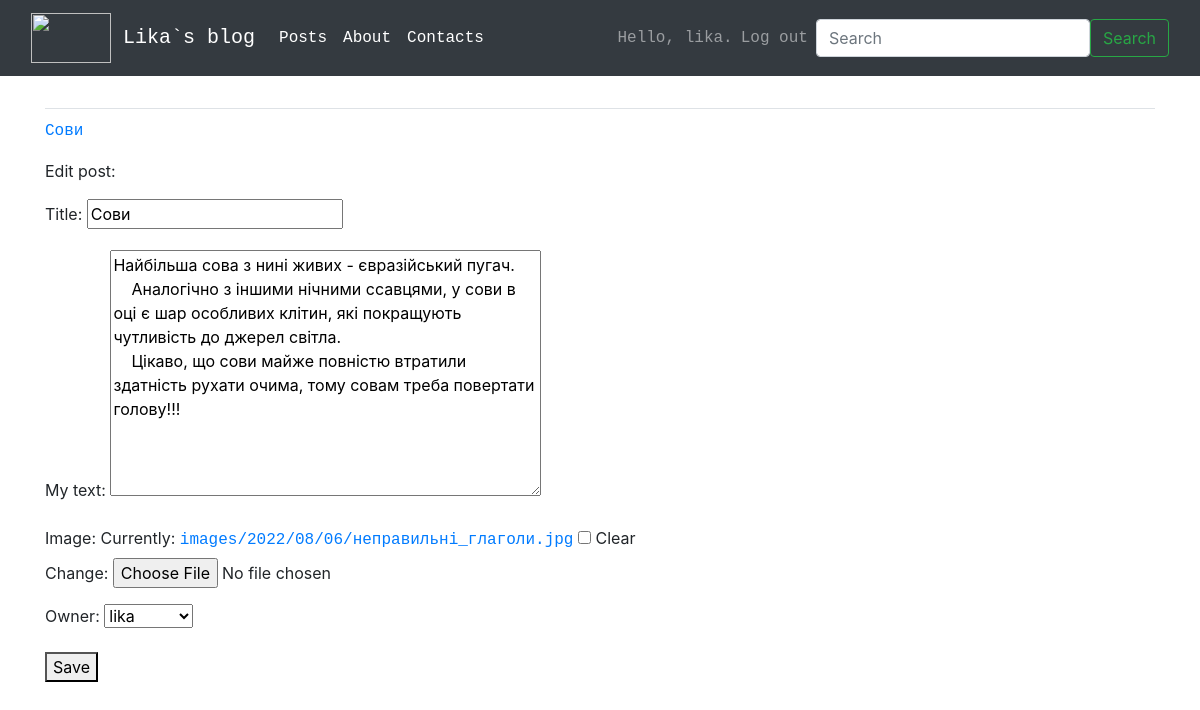
The page /edit_post/11/ (signed in) on the database its author committed.
### blogs/models.py (models this page shows)
class BlogPost(models.Model):
    title = models.CharField(max_length=200, db_index=True)
    text = models.TextField()
    image = models.ImageField(upload_to='images/%Y/%m/%d/', blank=True)
    date_added = models.DateTimeField(auto_now_add=True)
    owner = models.ForeignKey(User, on_delete=models.CASCADE) #on_delete=, blank=True, null=True
    def __str__(self):
        return self.title

### blogs/views.py (the view)
# urls.py: path('edit_post/<int:post_id>/', views.edit_post, name='edit_post'),
@login_required
def edit_post(request, post_id):
    post = BlogPost.objects.get(id=post_id)
    if post.owner != request.user:
        raise Http404
    if request.method != 'POST':
        form = PostForm(instance=post)
    else:
        form = PostForm(instance=post, data=request.POST)
        if form.is_valid():
            form.save()
            return redirect('blogs:post', post_id=post.id)
    context = {'post': post, 'form': form}
    return render(request, 'blogs/edit_post.html', context)

### blogs/forms.py
class PostForm(forms.ModelForm):
    class Meta:
        model = BlogPost
        fields = ['title', 'text', 'image','owner']
        labels = {'title': 'Title', 'text': 'My text'}

### blogs/templates/blogs/edit_post.html (shortened to what this page needs)
{% extends "blogs/base.html" %}
{% block content %}
  <p><a href="{% url 'blogs:post' post.id %}">{{ post }}</a></p>
  <p>Edit post: </p>
  <form action = "{% url 'blogs:edit_post' post.id %}" method='post'>
      {{ form.as_p }}
      <button name="submit">Save</button>
  </form>
{% endblock content %}

### blogs/templates/blogs/base.html (shortened to what this page needs)
{% load bootstrap4 %}
<!doctype html>
<html lang="en">
  <head>
    {% bootstrap_css %}
  </head>
  <body>
    <nav class="navbar navbar-expand-md navbar-dark bg-dark mb-4">
      <div class="container-fluid">
        <a class="navbar-brand" href="{% url 'blogs:index' %}">
          <img src="https://c.tenor.com/0tBle4PB_hcAAAAC/sailor-moon-mad.gif" alt="" width="80" height="50"> Lika`s blog </a>
        <div class="collapse navbar-collapse" id="navbarCollapse">
          <ul class="navbar-nav me-auto mb-2 mb-md-0">
            <li class="nav-item">
              <a class="nav-link active" aria-current="page" href="{% url 'blogs:posts' %}">Posts</a>
            </li>
            <li class="nav-item">
              <a class="nav-link active" aria-current="page">About</a>
            </li>
            <li class="nav-item">
              <a class="nav-link active" aria-current="page">Contacts</a>
            </li>
          </ul>
          <ul class="navbar-nav ml-auto">
            {% if user.is_authenticated %}
              <li class="nav-item">
                <span class="navbar-text"}>Hello, {{ user.username }}.</span>
              </li>
              <li class="nav-item">
                <a class="nav-link" href="{% url 'users:logout' %}">Log out</a>
              </li>
            {% else %}
            <li class="nav-item">
              <a class="btn btn-dark" href="{% url 'users:register' %}" role="button" target="_blank">Register</a>
            </li>
            <li class="nav-item">
              <a class="nav-link" href="{% url 'users:login' %}">Log in</a></li>
            {% endif%}
          </ul>
          <form class="d-flex" role="search" action="{% url 'blogs:posts' %}">
            <input class="form-control me-2" type="search" placeholder="Search" aria-label="Search" name="search">
            <button class="btn btn-outline-success" type="submit">Search</button>
          </form>
        </div>
      </nav>
      <main role="main" class="container">
        <div class="pb-2 mb-2 border-bottom">
        </div>
        <div>
          {% block content %}{% endblock content %}
        </div>
      </main>
</body>
</html>

### blogs/templates/blogs/base.html (style rules this page uses)
ul li { font-family: Courier New, monospace; }
a { font-family: OCR A Std, monospace; }

### rows shown on the page
BlogPost: title "Сови", text "Найбільша сова з нині живих - євразійський пугач. Аналогічно з іншими нічними ссавцями, у сови в оці є шар особливих клітин, які покращують чутливість до джерел світла. Цікаво, що сови майже повністю втратили здатність рухати очима, тому совам треба повертати голову!!!", owner "lika"

### other values the page prints
{{ user.username }} "lika"
